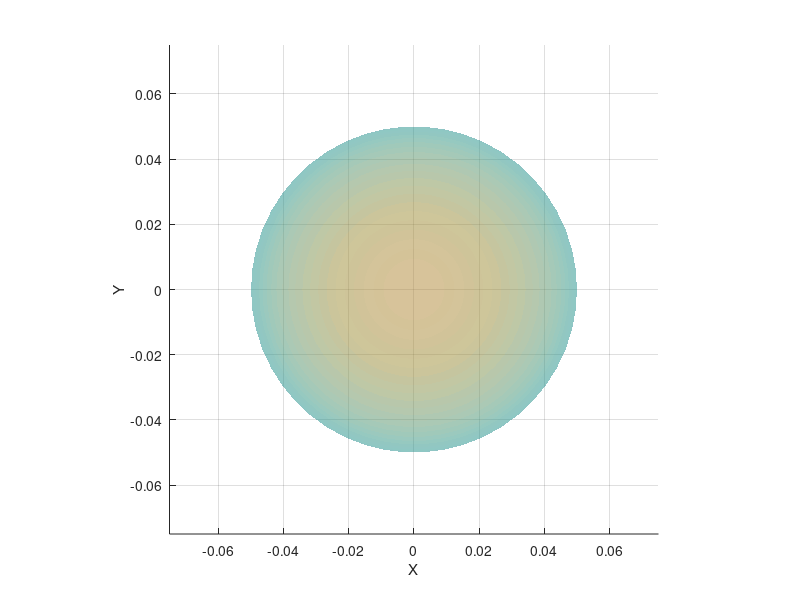

Write the MATLAB code that produced this figure. (Note: this script raises an error after producing the figure.)
% phi = linspace(0, 2*pi, 9);
% phi(end) = [];
% theta = linspace(0, pi, 7);
% theta(1) = [];
% 
% [PHI, THETA] = ndgrid(phi, theta);
% 
% PHI = reshape(PHI, [], 1);
% THETA = reshape(THETA, [], 1);
% 
% ball = [PHI, THETA].';
% 
% ball = [ball, [0;0],[0;pi]];
% 
% points = [];
% 
% r = 0.05;
% for i = 1:size(ball, 2)
%     phi = ball(1, i);
%     theta = ball(2, i);
%     x = r*sin(theta)*cos(phi);
%     y = r*sin(theta)*sin(phi);
%     z = r*cos(theta);
% 
%     points = [points, [x;y;z]];
% end
% 
% x = points(1,:);
% y = points(2,:);
% z = points(3,:) + 0.15;
% 
% figure;
% hold on
% 
% plot3(x, y, z, 'o'); % 'o' specifies circle markers
% 
% grid on; % Adds grid lines for better visualization
% xlabel('X-axis');
% ylabel('Y-axis');
% zlabel('Z-axis');
% axis equal
% title('3D Scatter Plot of Points');

% Create a sphere
[x, y, z] = sphere(50);  % 50 is the resolution of the sphere

% Scale the sphere to the desired radius and shift its center
radius = 0.05;
x = radius * x;
y = radius * y;
z = radius * z + 0.15;

% Plot the sphere
figure
hold on
grid on
surf(x, y, z, 'FaceAlpha', 0.3, 'EdgeColor', 'none');  % 0.3 makes the sphere 30% opaque

% Set axis properties
axis equal;
xlabel('X');
ylabel('Y');
zlabel('Z');
% % title('Transparent Sphere with Center at (0, 0.1) and Radius 0.05');
% 
xlim([-0.075,0.075])
ylim([-0.075 0.075])
zlim([0 0.25])

% quiver3(0, 0, 0.2, 0, 0, 0.02, 'r', 'LineWidth', 2, 'MaxHeadSize', 2);
% quiver3(0, 0, 0.15, 0, 0, 0.02, 'r', 'LineWidth', 2, 'MaxHeadSize', 2);
% quiver3(0, 0, 0.1, 0, 0, 0.02, 'r', 'LineWidth', 2, 'MaxHeadSize', 2);
% quiver3(0, 0.05, 0.15, 0, 0, 0.02, 'r', 'LineWidth', 2, 'MaxHeadSize', 2);
% quiver3(0.05, 0, 0.15, 0, 0, 0.02, 'r', 'LineWidth', 2, 'MaxHeadSize', 2);
% quiver3(0, -0.05, 0.15, 0, 0, 0.02, 'r', 'LineWidth', 2, 'MaxHeadSize', 2);
% quiver3(-0.05, 0, 0.15, 0, 0, 0.02, 'r', 'LineWidth', 2, 'MaxHeadSize', 2);
% 
% 
% 
% 
drawCylinder([0,0.05,0], [1;0;0;0], 0.5e-2, 1e-2)
drawCylinder([0.05,0,0], [1;0;0;0], 0.5e-2, 1e-2)
drawCylinder([0,-0.05,0], [1;0;0;0], 0.5e-2, 1e-2)
drawCylinder([-0.05,0,0], [1;0;0;0], 0.5e-2, 1e-2)


%%
figure
hold on
grid on;
axis equal

% Create a sphere
[x, y, z] = sphere(50);  % 50 is the resolution of the sphere

% Scale the sphere to the desired radius and shift its center
radius = 0.05;
x = radius * x;
y = radius * y;
z = radius * z + 0.15;

% % Plot the sphere
% surf(x, y, z, 'FaceAlpha', 0.3, 'EdgeColor', 'none');  % 0.3 makes the sphere 30% opaque

% theta = linspace(0, 2*pi, 9);
% theta(end) = [];
% phi = linspace(0, pi, 5);
% phi(end) = [];
% psi = [0];

theta = linspace(-pi/2+deg2rad(15),pi/2-deg2rad(15),5);
phi = linspace(-pi/2+deg2rad(15),pi/2-deg2rad(15),5);


% theta = linspace(0, 2*pi, 9);
% theta(end) = [];
% phi = linspace(0, pi, 5);
% phi(end) = [];
psi = [0];

[Theta, Phi, Psi] = ndgrid(theta, phi, psi);

Theta = reshape(Theta, [], 1);
Phi = reshape(Phi, [], 1);
Psi = reshape(Psi, [], 1);

Angles = [Theta, Phi, Psi].';


v = [0;0;1];

for i = 1:size(Angles, 2)
    theta = Angles(1,i);
    phi = Angles(2,i);
    psi = Angles(3,i);

    Rx_1 = [1 0 0;                  % rotate about x-axis
    0 cos(theta) -sin(theta);
    0 sin(theta) cos(theta)];
    
    Ry = [cos(phi) 0 sin(phi);    % rotate about y-axis
    0 1 0;
    -sin(phi) 0 cos(phi)];
    
    Rx_2 = [1 0 0;                  % rotate about x-axis
    0 cos(psi) -sin(psi);
    0 sin(psi) cos(psi)];

    % R_star = Rx_1 * Ry * Rx_2;
    R_star = Ry * Rx_1 * Rx_2;

    v_rotated = R_star * v *0.02;

    if i == (1+size(Angles, 2))/2
        quiver3(0, 0, 0, v_rotated(1), v_rotated(2), v_rotated(3), 'LineWidth', 2, 'MaxHeadSize', 0.5, 'Color', 'r');
    else
        quiver3(0, 0, 0, v_rotated(1), v_rotated(2), v_rotated(3), 'LineWidth', 2, 'MaxHeadSize', 0.5, 'Color', 'b');

    end


    % quiver3(0, 0, 0.10, v_rotated(1), v_rotated(2), v_rotated(3), 'r', 'LineWidth', 2, 'MaxHeadSize', 0.5);
    % quiver3(0, 0, 0.15, v_rotated(1), v_rotated(2), v_rotated(3), 'r', 'LineWidth', 2, 'MaxHeadSize', 0.5);
    % quiver3(0, 0, 0.20, v_rotated(1), v_rotated(2), v_rotated(3), 'r', 'LineWidth', 2, 'MaxHeadSize', 0.5);
    % quiver3(0.05, 0, 0.15, v_rotated(1), v_rotated(2), v_rotated(3), 'r', 'LineWidth', 2, 'MaxHeadSize', 0.5);
    % quiver3(0, 0.05, 0.15, v_rotated(1), v_rotated(2), v_rotated(3), 'r', 'LineWidth', 2, 'MaxHeadSize', 0.5);
    % quiver3(-0.05, 0, 0.15, v_rotated(1), v_rotated(2), v_rotated(3), 'r', 'LineWidth', 2, 'MaxHeadSize', 0.5);
    % quiver3(0, -0.05, 0.15, v_rotated(1), v_rotated(2), v_rotated(3), 'r', 'LineWidth', 2, 'MaxHeadSize', 0.5);
    % 

end
xlabel("X" ,'interpreter' , 'latex')
ylabel("Y" ,'interpreter' , 'latex')
zlabel("Z" ,'interpreter' , 'latex')


% zlim([0, 0.25])
% xlim([-0.1 0.1])
% ylim([-0.1 0.1])

% drawCylinder([0,0.10,0], [1;0;0;0], 0.5e-2, 1e-2)
% drawCylinder([0.10,0,0], [1;0;0;0], 0.5e-2, 1e-2)
% drawCylinder([0,-0.10,0], [1;0;0;0], 0.5e-2, 1e-2)
% drawCylinder([-0.10,0,0], [1;0;0;0], 0.5e-2, 1e-2)
% set(gca, 'XTickLabel', [], 'YTickLabel', [], 'ZTickLabel', []);

%% 24-side polygon
% Number of sides
n = 24;

% Angles for the vertices (0 to 2*pi)
theta = linspace(0, 2*pi, n+1);

% Define the radius (for simplicity, let's take it as 1)
r = 1;

% X and Y coordinates of the polygon vertices
x = r * cos(theta);
y = r * sin(theta);

% Plot the polygon
figure;
plot(x, y, 'b-', 'LineWidth', 2); % Blue line for the polygon
axis equal; % Equal scaling on both axes
grid on;
title('24-sided Polygon');


%% Function
function drawCylinder(P, Q, D, H)
    % P: Center of the cylinder [x, y, z]
    % Q: Quaternion representing orientation [w, xi, yj, zk]
    % D: Diameter of the cylinder
    % H: Height of the cylinder

    % Create a unit cylinder
    [X, Y, Z] = cylinder(1, 100);
    
    % Scale the cylinder
    X = X * D/2; % Diameter/2 for radius
    Y = Y * D/2;
    Z = Z * H; % Height

    % Convert quaternion to rotation matrix
    Q_norm = Q / norm(Q); % Normalize quaternion
    w = Q_norm(1);
    x = Q_norm(2);
    y = Q_norm(3);
    z = Q_norm(4);

    R = [1 - 2*y^2 - 2*z^2,     2*x*y - 2*z*w,       2*x*z + 2*y*w;
         2*x*y + 2*z*w,         1 - 2*x^2 - 2*z^2,   2*y*z - 2*x*w;
         2*x*z - 2*y*w,         2*y*z + 2*x*w,       1 - 2*x^2 - 2*y^2];

    % Apply rotation
    for i = 1:numel(X)
        point = [X(i); Y(i); Z(i)];
        rotated_point = R * point;
        X(i) = rotated_point(1);
        Y(i) = rotated_point(2);
        Z(i) = rotated_point(3);
    end

    % Translate the cylinder to the center
    X = X + P(1);
    Y = Y + P(2);
    Z = Z + P(3);

    % Plot the cylinder
    surf(X, Y, Z, "FaceColor", "flat");
    % axis equal;
    % xlabel('X');
    % ylabel('Y');
    % zlabel('Z');
    % title('3D Rotated and Translated Cylinder');
end


